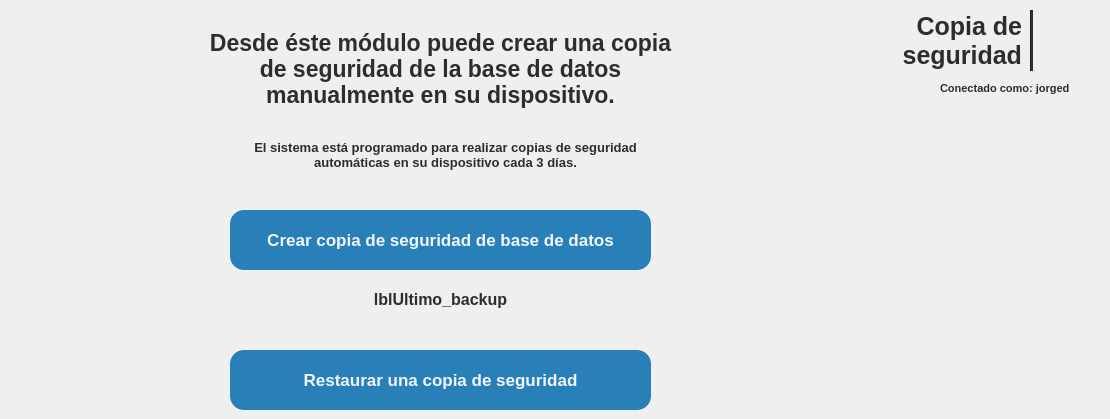
     <widget class="QWidget" name="copia_seguridad">
      <widget class="Line" name="line_7">
       <property name="geometry">
        <rect>
         <x>1030</x>
         <y>10</y>
         <width>3</width>
         <height>61</height>
        </rect>
       </property>
       <property name="minimumSize">
        <size>
         <width>3</width>
         <height>61</height>
        </size>
       </property>
       <property name="maximumSize">
        <size>
         <width>3</width>
         <height>61</height>
        </size>
       </property>
       <property name="styleSheet">
        <string notr="true">background-color: #2d2d2d;</string>
       </property>
       <property name="orientation">
        <enum>Qt::Orientation::Vertical</enum>
       </property>
      </widget>
      <widget class="QLabel" name="lblTitulo_backup">
       <property name="geometry">
        <rect>
         <x>891</x>
         <y>0</y>
         <width>131</width>
         <height>81</height>
        </rect>
       </property>
       <property name="font">
        <font>
         <family>Segoe UI</family>
         <pointsize>19</pointsize>
         <bold>true</bold>
        </font>
       </property>
       <property name="styleSheet">
        <string notr="true">color: #2d2d2d;
background-color: transparent;</string>
       </property>
       <property name="frameShape">
        <enum>QFrame::Shape::NoFrame</enum>
       </property>
       <property name="frameShadow">
        <enum>QFrame::Shadow::Plain</enum>
       </property>
       <property name="text">
        <string>Copia de seguridad</string>
       </property>
       <property name="scaledContents">
        <bool>false</bool>
       </property>
       <property name="alignment">
        <set>Qt::AlignmentFlag::AlignRight|Qt::AlignmentFlag::AlignTrailing|Qt::AlignmentFlag::AlignVCenter</set>
       </property>
       <property name="wordWrap">
        <bool>true</bool>
       </property>
       <property name="indent">
        <number>0</number>
       </property>
      </widget>
      <widget class="QLabel" name="lblLogo_backup">
       <property name="geometry">
        <rect>
         <x>1040</x>
         <y>10</y>
         <width>51</width>
         <height>61</height>
        </rect>
       </property>
       <property name="minimumSize">
        <size>
         <width>50</width>
         <height>50</height>
        </size>
       </property>
       <property name="maximumSize">
        <size>
         <width>130</width>
         <height>70</height>
        </size>
       </property>
       <property name="text">
        <string/>
       </property>
       <property name="pixmap">
        <pixmap resource="../icons/resources_ui.qrc">:/logos/logo_escuela_sinFondo.png</pixmap>
       </property>
       <property name="scaledContents">
        <bool>true</bool>
       </property>
      </widget>
      <widget class="QLabel" name="lblTitulo_logo_emple_7">
       <property name="geometry">
        <rect>
         <x>200</x>
         <y>30</y>
         <width>481</width>
         <height>101</height>
        </rect>
       </property>
       <property name="font">
        <font>
         <family>Segoe UI</family>
         <pointsize>17</pointsize>
         <bold>true</bold>
        </font>
       </property>
       <property name="styleSheet">
        <string notr="true">color: #2d2d2d</string>
       </property>
       <property name="frameShape">
        <enum>QFrame::Shape::NoFrame</enum>
       </property>
       <property name="frameShadow">
        <enum>QFrame::Shadow::Plain</enum>
       </property>
       <property name="text">
        <string>Desde éste módulo puede crear una copia de seguridad de la base de datos manualmente en su dispositivo.</string>
       </property>
       <property name="scaledContents">
        <bool>false</bool>
       </property>
       <property name="alignment">
        <set>Qt::AlignmentFlag::AlignHCenter|Qt::AlignmentFlag::AlignTop</set>
       </property>
       <property name="wordWrap">
        <bool>true</bool>
       </property>
       <property name="indent">
        <number>0</number>
       </property>
      </widget>
      <widget class="QLabel" name="lblTitulo_logo_emple_8">
       <property name="geometry">
        <rect>
         <x>250</x>
         <y>140</y>
         <width>391</width>
         <height>51</height>
        </rect>
       </property>
       <property name="font">
        <font>
         <family>Segoe UI</family>
         <pointsize>10</pointsize>
         <bold>true</bold>
        </font>
       </property>
       <property name="styleSheet">
        <string notr="true">color: #2d2d2d</string>
       </property>
       <property name="frameShape">
        <enum>QFrame::Shape::NoFrame</enum>
       </property>
       <property name="frameShadow">
        <enum>QFrame::Shadow::Plain</enum>
       </property>
       <property name="text">
        <string>El sistema está programado para realizar copias de seguridad automáticas en su dispositivo cada 3 días.</string>
       </property>
       <property name="scaledContents">
        <bool>false</bool>
       </property>
       <property name="alignment">
        <set>Qt::AlignmentFlag::AlignHCenter|Qt::AlignmentFlag::AlignTop</set>
       </property>
       <property name="wordWrap">
        <bool>true</bool>
       </property>
       <property name="indent">
        <number>0</number>
       </property>
      </widget>
      <widget class="QPushButton" name="btnBackup_manual">
       <property name="geometry">
        <rect>
         <x>230</x>
         <y>210</y>
         <width>421</width>
         <height>60</height>
        </rect>
       </property>
       <property name="sizePolicy">
        <sizepolicy hsizetype="Minimum" vsizetype="Fixed">
         <horstretch>0</horstretch>
         <verstretch>0</verstretch>
        </sizepolicy>
       </property>
       <property name="minimumSize">
        <size>
         <width>120</width>
         <height>40</height>
        </size>
       </property>
       <property name="maximumSize">
        <size>
         <width>500</width>
         <height>60</height>
        </size>
       </property>
       <property name="font">
        <font>
         <family>Segoe UI</family>
         <pointsize>13</pointsize>
         <bold>true</bold>
        </font>
       </property>
       <property name="cursor">
        <cursorShape>PointingHandCursor</cursorShape>
       </property>
       <property name="layoutDirection">
        <enum>Qt::LayoutDirection::LeftToRight</enum>
       </property>
       <property name="styleSheet">
        <string notr="true">QPushButton {
   background-color: #2980b9;
    color: #F3F6FF;
    border: none;
    padding: 8px 6px;
    border-radius: 14px;
}
QPushButton:hover {
	background-color: #0D47A1;
}</string>
       </property>
       <property name="text">
        <string>Crear copia de seguridad de base de datos</string>
       </property>
       <property name="icon">
        <iconset resource="../icons/resources_ui.qrc">
         <normaloff>:/icons/copia_seguridad_w.png</normaloff>:/icons/copia_seguridad_w.png</iconset>
       </property>
       <property name="iconSize">
        <size>
         <width>30</width>
         <height>30</height>
        </size>
       </property>
      </widget>
      <widget class="QLabel" name="lblUltimo_backup">
       <property name="geometry">
        <rect>
         <x>180</x>
         <y>290</y>
         <width>521</width>
         <height>41</height>
        </rect>
       </property>
       <property name="font">
        <font>
         <family>Segoe UI</family>
         <pointsize>12</pointsize>
         <bold>true</bold>
        </font>
       </property>
       <property name="styleSheet">
        <string notr="true">color: #2d2d2d</string>
       </property>
       <property name="frameShape">
        <enum>QFrame::Shape::NoFrame</enum>
       </property>
       <property name="frameShadow">
        <enum>QFrame::Shadow::Plain</enum>
       </property>
       <property name="text">
        <string>lblUltimo_backup</string>
       </property>
       <property name="scaledContents">
        <bool>false</bool>
       </property>
       <property name="alignment">
        <set>Qt::AlignmentFlag::AlignHCenter|Qt::AlignmentFlag::AlignTop</set>
       </property>
       <property name="wordWrap">
        <bool>true</bool>
       </property>
       <property name="indent">
        <number>0</number>
       </property>
      </widget>
      <widget class="QLabel" name="lblIcon_conectado_como_5">
       <property name="geometry">
        <rect>
         <x>920</x>
         <y>80</y>
         <width>16</width>
         <height>16</height>
        </rect>
       </property>
       <property name="font">
        <font>
         <family>Segoe UI</family>
         <pointsize>8</pointsize>
         <bold>true</bold>
        </font>
       </property>
       <property name="styleSheet">
        <string notr="true">color: #2d2d2d</string>
       </property>
       <property name="text">
        <string/>
       </property>
       <property name="pixmap">
        <pixmap resource="../icons/resources_ui.qrc">:/icons/usuario-activo.png</pixmap>
       </property>
       <property name="scaledContents">
        <bool>true</bool>
       </property>
       <property name="alignment">
        <set>Qt::AlignmentFlag::AlignLeading|Qt::AlignmentFlag::AlignLeft|Qt::AlignmentFlag::AlignVCenter</set>
       </property>
      </widget>
      <widget class="QLabel" name="lblConectado_como_5">
       <property name="geometry">
        <rect>
         <x>940</x>
         <y>80</y>
         <width>161</width>
         <height>16</height>
        </rect>
       </property>
       <property name="font">
        <font>
         <family>Segoe UI</family>
         <pointsize>8</pointsize>
         <bold>true</bold>
        </font>
       </property>
       <property name="styleSheet">
        <string notr="true">color: #2d2d2d</string>
       </property>
       <property name="text">
        <string>Conectado como: jorged</string>
       </property>
       <property name="alignment">
        <set>Qt::AlignmentFlag::AlignLeading|Qt::AlignmentFlag::AlignLeft|Qt::AlignmentFlag::AlignVCenter</set>
       </property>
      </widget>
      <widget class="QPushButton" name="btnRestablecer_backup">
       <property name="geometry">
        <rect>
         <x>230</x>
         <y>350</y>
         <width>421</width>
         <height>60</height>
        </rect>
       </property>
       <property name="sizePolicy">
        <sizepolicy hsizetype="Minimum" vsizetype="Fixed">
         <horstretch>0</horstretch>
         <verstretch>0</verstretch>
        </sizepolicy>
       </property>
       <property name="minimumSize">
        <size>
         <width>120</width>
         <height>40</height>
        </size>
       </property>
       <property name="maximumSize">
        <size>
         <width>500</width>
         <height>60</height>
        </size>
       </property>
       <property name="font">
        <font>
         <family>Segoe UI</family>
         <pointsize>13</pointsize>
         <bold>true</bold>
        </font>
       </property>
       <property name="cursor">
        <cursorShape>PointingHandCursor</cursorShape>
       </property>
       <property name="layoutDirection">
        <enum>Qt::LayoutDirection::LeftToRight</enum>
       </property>
       <property name="styleSheet">
        <string notr="true">QPushButton {
   background-color: #2980b9;
    color: #F3F6FF;
    border: none;
    padding: 8px 6px;
    border-radius: 14px;
}
QPushButton:hover {
	background-color: #0D47A1;
}</string>
       </property>
       <property name="text">
        <string>Restaurar una copia de seguridad</string>
       </property>
       <property name="icon">
        <iconset resource="../icons/resources_ui.qrc">
         <normaloff>:/icons/restablecer_backup.png</normaloff>:/icons/restablecer_backup.png</iconset>
       </property>
       <property name="iconSize">
        <size>
         <width>30</width>
         <height>30</height>
        </size>
       </property>
      </widget>
     </widget>
